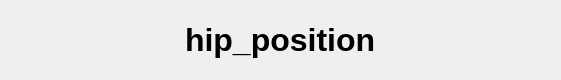
<?xml version="1.0" encoding="UTF-8"?>
<ui version="4.0">
 <class>DataPlotWidget</class>
 <widget class="QWidget" name="DataPlotWidget">
  <property name="geometry">
   <rect>
    <x>0</x>
    <y>0</y>
    <width>561</width>
    <height>80</height>
   </rect>
  </property>
  <property name="acceptDrops">
   <bool>true</bool>
  </property>
  <property name="windowTitle">
   <string>Plot</string>
  </property>
  <layout class="QVBoxLayout" name="verticalLayout">
   <property name="spacing">
    <number>0</number>
   </property>
   <property name="leftMargin">
    <number>0</number>
   </property>
   <property name="topMargin">
    <number>0</number>
   </property>
   <property name="rightMargin">
    <number>0</number>
   </property>
   <property name="bottomMargin">
    <number>0</number>
   </property>
   <item>
    <layout class="QHBoxLayout" name="dataPlotControls">
     <property name="spacing">
      <number>0</number>
     </property>
     <property name="leftMargin">
      <number>5</number>
     </property>
     <property name="topMargin">
      <number>5</number>
     </property>
     <property name="rightMargin">
      <number>5</number>
     </property>
     <property name="bottomMargin">
      <number>5</number>
     </property>
     <item>
      <spacer name="horizontalSpacer">
       <property name="orientation">
        <enum>Qt::Horizontal</enum>
       </property>
       <property name="sizeHint" stdset="0">
        <size>
         <width>40</width>
         <height>20</height>
        </size>
       </property>
      </spacer>
     </item>
     <item>
      <widget class="QLabel" name="label">
       <property name="font">
        <font>
         <pointsize>24</pointsize>
         <weight>75</weight>
         <bold>true</bold>
        </font>
       </property>
       <property name="text">
        <string>hip_position</string>
       </property>
      </widget>
     </item>
     <item>
      <spacer name="horizontalSpacer_2">
       <property name="orientation">
        <enum>Qt::Horizontal</enum>
       </property>
       <property name="sizeHint" stdset="0">
        <size>
         <width>40</width>
         <height>20</height>
        </size>
       </property>
      </spacer>
     </item>
    </layout>
   </item>
   <item>
    <layout class="QHBoxLayout" name="data_plot_layout">
     <property name="spacing">
      <number>0</number>
     </property>
    </layout>
   </item>
  </layout>
 </widget>
 <resources/>
 <connections/>
</ui>
